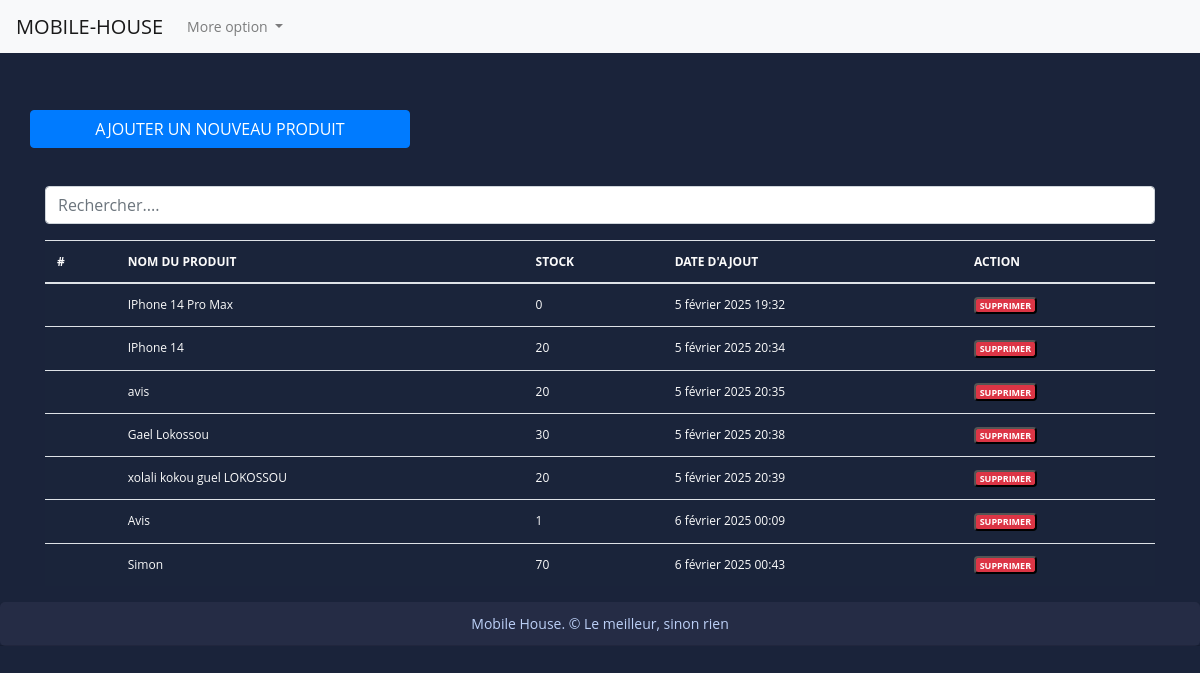
The app's page /article_list with its own data.
### fact_app/models.py (models this page shows, shortened)
class Article(models.Model):
    name = models.CharField(max_length=132, unique=True)
    stock = models.PositiveIntegerField()
    created_at = models.DateTimeField(auto_now_add=True)
    class Meta:
        verbose_name = "Article"
        verbose_name_plural = "Articles"

### fact_app/views.py (the view)
# urls.py: path('article_list', views.article_list, name='article-list'),
def article_list(request):
    articles = Article.objects.all()  # Récupérer tous les produits
    return render(request, 'article_list.html', {'articles': articles})

### templates/article_list.html (shortened to what this page needs)
{% extends "base.html" %}
{% load static %}
{% block content %}
<br><br>
<div class="row">
   <a href="{% url 'add-article' %}" class="btn col-md-4 btn-primary">
      AJOUTER UN NOUVEAU PRODUIT
   </a>
</div>
<br> <br>
<div class="form-group ">
   <input id="search" class="form-control" type="text" placeholder="Rechercher....">
</div>
<div>
   <table class="table table-striped-columns">
      <thead>
         <tr>
            <th scope="col">#</th>
            <th scope="col">NOM DU PRODUIT</th>
            <th scope="col">STOCK</th>
            <th scope="col">DATE D'AJOUT</th>
            <th scope="col">ACTION</th>
         </tr>
      </thead>
      <tbody id="myTable">
         {% if articles %}
         {% for article in articles %}
         <tr>
            <th scope="row">{{ product.pk }}</th>
            <td>{{ article.name }}</td>
            <td>{{ article.stock }}</td>
            <td>{{ article.created_at }}</td>
            <td>
               <button id="btn-article-sup" type="button" data-toggle="modal" data-target="#supprimer"
                  class="badge text-white bg-danger" title="Supprimer" data-id="{{ article.pk }}"
                  data-product="{{ article.name }}">SUPPRIMER
               </button>
            </td>
         </tr>
         {% endfor %}
         {% else %}
         <tr>
            <td colspan="5" class="text-center">Aucun produit trouvé.</td>
         </tr>
         {% endif %}
      </tbody>
   </table>
</div>
{% endblock %}

### static/style.css (style rules this page uses)
body { margin: 0; padding: 0; font: 400 .875rem 'Open Sans', sans-serif; color: #bcd0f7; background: #1A233A; position: relative; height: 100%; }
.table { background: #1a243a; color: #fbfbfb; font-size: .75rem; }

### records on screen
Article: name "IPhone 14 Pro Max", stock "0", created_at "5 février 2025 19:32"
Article: name "IPhone 14", stock "20", created_at "5 février 2025 20:34"
Article: name "avis", stock "20", created_at "5 février 2025 20:35"
Article: name "Gael Lokossou", stock "30", created_at "5 février 2025 20:38"
Article: name "xolali kokou guel LOKOSSOU", stock "20", created_at "5 février 2025 20:39"
Article: name "Avis", stock "1", created_at "6 février 2025 00:09"
Article: name "Simon", stock "70", created_at "6 février 2025 00:43"
